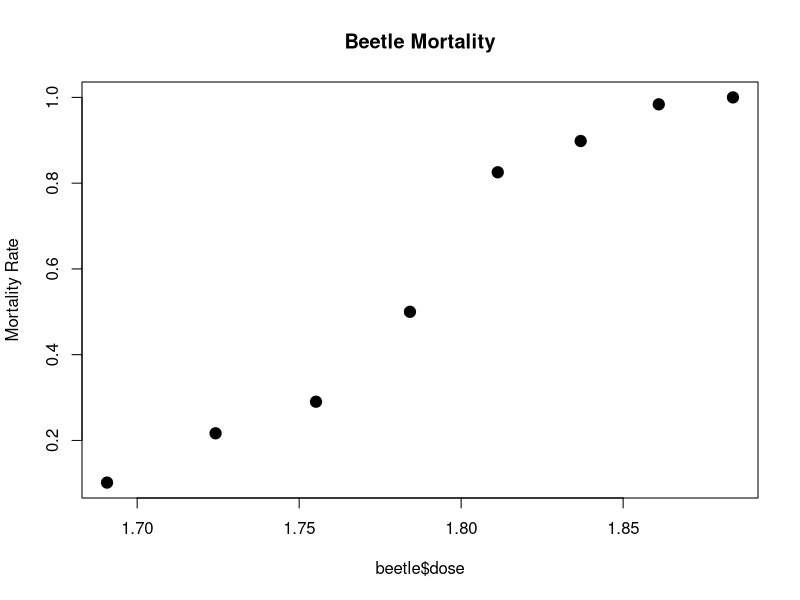
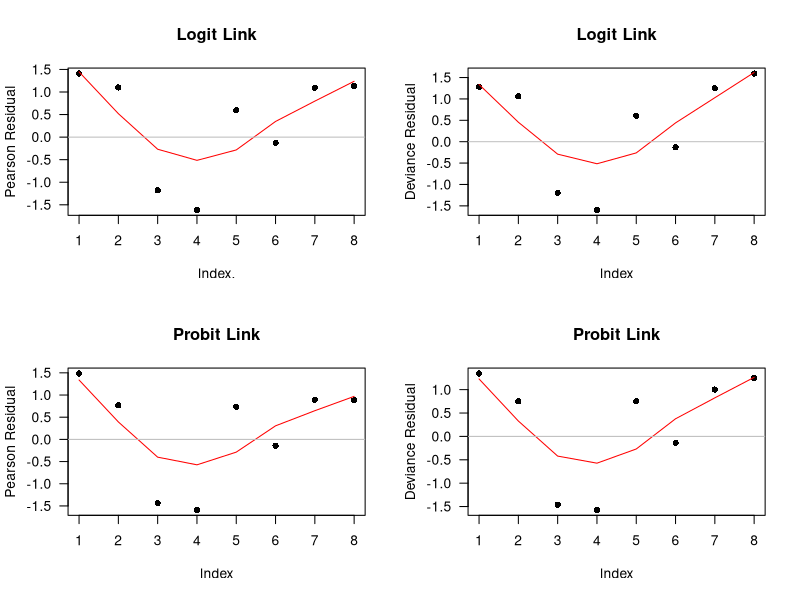
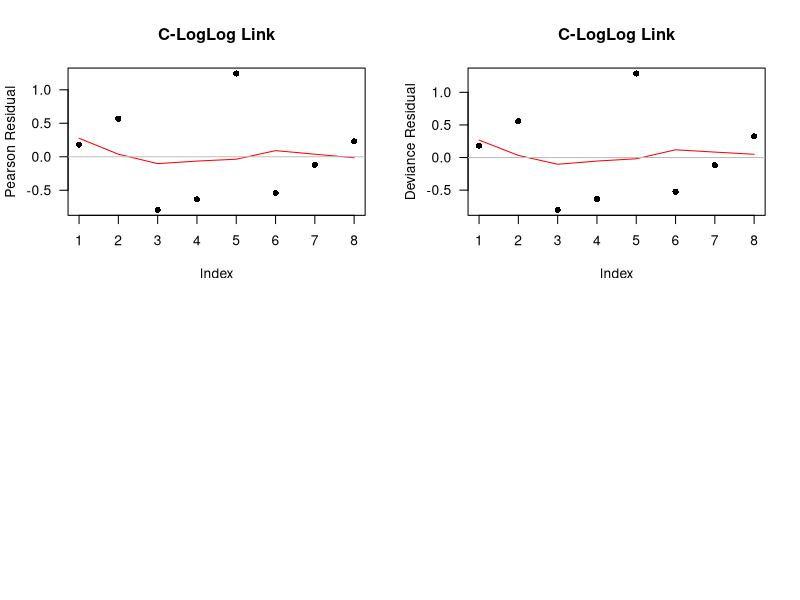

R code for these plots, in order:

# Data 2: Revisit the Beetle Mortality Data (Dobson)
# y: Number of beetles killed after fives hours exposure to
#    gaseous carbon disulphide
# n: Number of beetles 
# x: Dose

beetle<-as.data.frame(matrix(c(1.6907, 59, 6,
                               1.7242, 60, 13,
                               1.7552, 62, 18,
                               1.7842, 56, 28,
                               1.8113, 63, 52,
                               1.8369, 59, 53,
                               1.861, 62, 61,
                               1.8839, 60, 60), ncol = 3, byrow=T))
colnames(beetle)<-c("dose", "n", "kill")

#----------------------------------------
# 1. Residuals and residual plots
#----------------------------------------


# 1.2 Beetle data (counts)

plot(beetle$dose, beetle$kill/beetle$n, pch=19, cex=1.5, main="Beetle Mortality", ylab="Mortality Rate")
##### Logit link ######
beetle.logit<-glm(kill/n~dose, family=binomial(link=logit), weight=n,
                  data=beetle)

# Predictions and residuals
pi <- beetle.logit$fitted  
lp <- predict(beetle.logit, type="link")
yhat<-beetle$n*pi
e <- beetle$kill-yhat  # Oridinary residual
rp<- e/sqrt(beetle$n*pi*(1-pi))  # Pearson Residual
dev <- residuals(beetle.logit)  # Deviance residual
beetle.res1 <- cbind(beetle$kill,beetle$yhat1, pi,lp, e,rp,dev)
round(beetle.res1, 4)

# Prepare graphs
par(mfrow=c(2,2), las=1)
indi <- sort(pi,index.return=T)$ix
loe<-loess(rp ~ seq(1,8), degree=1)
plot(rp, type="p", pch=16, xlab="Index.", ylab="Pearson Residual", main="Logit Link")
lines(seq(1,8), loe$fitted[indi], type="l",col="red")
abline(h=0, col = "gray")

pi = seq(1,8)
loe<-loess(dev ~ pi, degree=1)
plot(pi, dev, type="p", pch=16, xlab="Index", ylab="Deviance Residual", main="Logit Link")
lines(pi[indi], loe$fitted[indi], type="l",col="red")
abline(h=0, col = "gray")

##### probit link ######
beetle.probit<-glm(kill/n~dose, family=binomial(link=probit), weight=n, data=beetle)
pi <- beetle.probit$fitted  # Estimated probability
yhat<-beetle$n*pi
e <- beetle$kill-yhat  # Oridinary residual
rp<- e/sqrt(beetle$n*pi*(1-pi))  # Pearson Residual
dev <- residuals(beetle.probit)  # Deviance residual
indi <- sort(pi,index.return=T)$ix
pi = seq(1,8)
loe<-loess(rp ~ pi, degree=1)
plot(pi, rp, type="p", pch=16, xlab="Index", ylab="Pearson Residual", main="Probit Link")
lines(pi[indi], loe$fitted[indi], type="l", col = "red")
abline(h=0, col = "gray")

loe<-loess(dev ~ pi, degree=1)
plot(pi, dev, type="p", pch=16, xlab="Index", ylab="Deviance Residual", main="Probit Link")
lines(pi[indi], loe$fitted[indi], type="l", col = "red")
abline(h=0, col = "gray")

##### c-log-log link ######
beetle.clog<-glm(kill/n~dose, family=binomial(link=cloglog), weight=n, data=beetle)
pi <- beetle.clog$fitted  # Estimated probability
yhat<-beetle$n*pi
e <- beetle$kill-yhat  # Oridinary residual
rp<- e/sqrt(beetle$n*pi*(1-pi))  # Pearson Residual
dev <- residuals(beetle.clog)  # Deviance residual
indi <- sort(pi,index.return=T)$ix

pi = seq(1,8)
loe<-loess(rp ~ pi, degree=1)
plot(pi, rp, type="p", pch=16, xlab="Index", ylab="Pearson Residual", main="C-LogLog Link")
lines(pi[indi], loe$fitted[indi], type="l", col = "red")
abline(h=0,col="gray")

loe<-loess(dev ~ pi, degree=1)
plot(pi, dev, type="p", pch=16, xlab="Index", ylab="Deviance Residual", main="C-LogLog Link")
lines(pi[indi], loe$fitted[indi], type="l", col = "red")
abline(h=0, col = "gray")

#----------------------------------------
# 3. Goodness of fit tests
#----------------------------------------

# 3.1. Hosmer-Lemeshow test (Appropriate for 0-1 responses)
# The following function is addopted from
# http://www.math.mcmaster.ca/peter/s4f03/s4f03_0607/rochl.html
hosmerlem<-function(y, yhat, g = 10)
{
  cutyhat <- cut(yhat, breaks = quantile(yhat, probs = seq(0, 1, 1/g)), include.lowest = T)
  obs <- xtabs(cbind(1 - y, y) ~ cutyhat)
  expect <- xtabs(cbind(1 - yhat, yhat) ~ cutyhat)
  chisq <- sum((obs - expect)^2/expect)
  P <- 1 - pchisq(chisq, g - 2)
  c("X^2" = chisq, Df = g - 2, "P(>Chi)" = P)
} 
# 3.2. Pearson Chi-square (counts data only)
pgof<-function(n, y, pihat, p)
{
  Oy<-y
  On<-n-y
  Ey<-n*pihat
  En<-n*(1-pihat)
  chisq<-sum((Oy-Ey)^2/Ey) + sum((On-En)^2/En)
  pvalue <- 1 - pchisq(chisq, length(n)-p)
  c("X^2" = chisq, Df = length(n)-p, "P(>Chi)" = pvalue)
}
# Use Beetle Mortality data again
logit_P2 = pgof(beetle$n, beetle$kill, beetle.logit$fitted, 2)
probit_P2 = pgof(beetle$n, beetle$kill, beetle.probit$fitted, 2)
cloglog_P2 = pgof(beetle$n, beetle$kill, beetle.clog$fitted, 2)
Chi_sq=as.data.frame(rbind(logit_P2,probit_P2,cloglog_P2))

# 3.3. Deviance test (counts data only)
c(beetle.logit$dev, sum(residuals(beetle.logit)^2))  # just to show they are the same
1-pchisq(beetle.logit$dev, df=length(beetle$dose)-2) # why -2?
1-pchisq(beetle.clog$dev, df=length(beetle$dose)-2) # why -2?

#------------------------------------------------
# This is the end of script 4
#------------------------------------------------